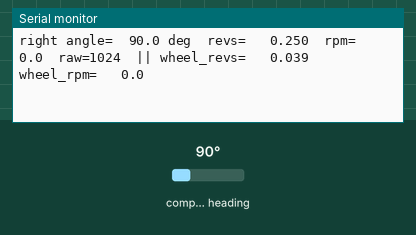
The sketch below on a simulated ESP32. Shown: the last lines printed to the serial monitor. Wiring (inferred from the names in the program): AS5600 angle sensor at I2C address 0x36. Inputs (shaded band) come from the test bench; at power-on: compass heading 90°.

Above: at 1.4 s.
1.5 s: compass heading set to 7°
At 1.53 s:
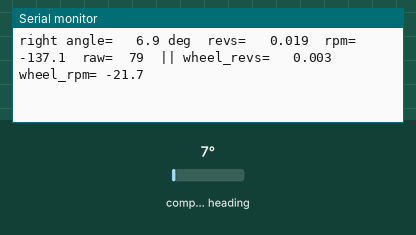
3.0 s: compass heading set to 10°
At 3.03 s:
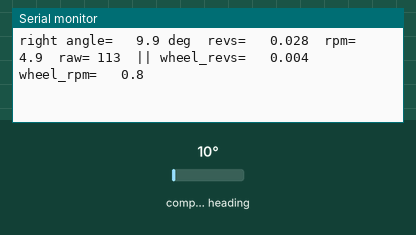

The sketch:

bench_encoders_as5600_test.ino
```cpp
// ===== Llama Robot: Dual AS5600 Encoder Bench Test =====
//
// Standalone sanity check for two AS5600 magnetic encoders wired to an ESP32
// over I2C. Confirms each magnet is present and well aligned, then streams
// angle, unwrapped position, and RPM for both so you can spin each wheel by
// hand and watch the right numbers move. No libraries beyond Wire.h -- talks
// to each AS5600 directly over its I2C register map.
//
// Same pins as robot_encoders_as5600.ino, one bus per encoder because the
// AS5600's address (0x36) is fixed:
//   Left  (Wire,  SDA=GPIO21, SCL=GPIO22)
//   Right (Wire1, SDA=GPIO18, SCL=GPIO19)
//   Both: VCC->3.3V, GND->GND.
// Most AS5600 breakout boards already have SDA/SCL pull-ups on board.
//
// An encoder that isn't connected just reports a missing magnet; the other
// one keeps working, so this also tests a single encoder.

#include <Wire.h>

// ================= I2C pins =================
#define SDA_L 18
#define SCL_L 19
#define SDA_R 33
#define SCL_R 32

// ================= AS5600 registers =================
const uint8_t AS5600_ADDR   = 0x36;
const uint8_t REG_STATUS    = 0x0B;
const uint8_t REG_RAW_ANGLE = 0x0C; // 12-bit, 0..4095, unfiltered
const uint8_t REG_AGC       = 0x1A;
const uint8_t REG_MAGNITUDE = 0x1B;

const uint8_t STATUS_MD = 0x20; // magnet detected
const uint8_t STATUS_ML = 0x10; // magnet too weak
const uint8_t STATUS_MH = 0x08; // magnet too strong

// ================= Settings =================
const uint32_t PRINT_DT_MS = 100; // ~10 Hz status output

// Gear reduction between the AS5600's shaft and the wheel: wheel turns are
// the encoder's turns divided by this ratio. Measured empirically: 10 real
// wheel revs read as 6.3 at GEAR_RATIO=7.0, so true ratio = 7.0*(6.3/10).
const float GEAR_RATIO = 6.33f;

// ================= State =================
struct Encoder {
  const char *name;
  TwoWire *bus;
  int sda, scl;
  int32_t counts;      // cumulative 12-bit counts, no wraparound
  int32_t lastPrintCounts;
  int lastRaw;
  bool present;        // false = nothing answering on this bus
};
Encoder enc[2] = {
  {"left",  &Wire,  SDA_L, SCL_L, 0, 0, -1, false},
  {"right", &Wire1, SDA_R, SCL_R, 0, 0, -1, false},
};

// The encoders sit next to the wheels and get damaged, so one of them being gone is a
// normal state, not an error. Everything below carries on with whatever is still there:
// a missing encoder is re-probed periodically (so it reappears on its own if reconnected
// or replaced) and reported as absent rather than reading as a stationary wheel, which is
// what a fabricated 0 would look like.
const uint32_t RECHECK_DT_MS = 2000;
uint32_t lastRecheckMs = 0;

uint32_t lastPrintMs = 0;

uint8_t readReg8(TwoWire &w, uint8_t reg) {
  w.beginTransmission(AS5600_ADDR);
  w.write(reg);
  w.endTransmission(false);
  w.requestFrom((int)AS5600_ADDR, 1);
  return w.available() ? w.read() : 0;
}

uint16_t readReg16(TwoWire &w, uint8_t reg) {
  w.beginTransmission(AS5600_ADDR);
  w.write(reg);
  w.endTransmission(false);
  w.requestFrom((int)AS5600_ADDR, 2);
  uint16_t hi = w.available() ? w.read() : 0;
  uint16_t lo = w.available() ? w.read() : 0;
  return ((hi << 8) | lo) & 0x0FFF;
}

// The AS5600's address is fixed at 0x36, so an address ping says whether anything is on
// this bus at all -- which separates a dead/unplugged encoder from a live one whose
// magnet is missing or misaligned (the latter answers, but reads AGC/magnitude 0).
bool busHasEncoder(TwoWire &w, int sda, int scl) {
  w.end();
  w.begin(sda, scl);
  w.setClock(400000);
  w.beginTransmission(AS5600_ADDR);
  return w.endTransmission() == 0;
}

// Try the configured pin order, then the swapped order. SDA/SCL transposed against a
// sketch's own wiring comment has caused more than one "the sensor is dead" hunt in this
// firmware, so check rather than trust the #defines.
bool probeEncoder(Encoder &e) {
  if (busHasEncoder(*e.bus, e.sda, e.scl)) return true;
  if (busHasEncoder(*e.bus, e.scl, e.sda)) {
    Serial.printf("[%s] found with SDA/SCL SWAPPED (SDA=%d SCL=%d) -- fix the #defines\n",
                  e.name, e.scl, e.sda);
    return true;
  }
  busHasEncoder(*e.bus, e.sda, e.scl);   // leave the bus on the configured order
  return false;
}

// Read the magnet status and seed the counter. Only called for an encoder that answered.
void reportMagnet(Encoder &e) {
  uint8_t status = readReg8(*e.bus, REG_STATUS);
  Serial.printf("[%s] ", e.name);
  if (!(status & STATUS_MD)) {
    Serial.println("responding, but NO MAGNET detected -- check alignment.");
  } else {
    Serial.print("Magnet detected.");
    if (status & STATUS_ML) Serial.print(" Too weak, move magnet closer.");
    if (status & STATUS_MH) Serial.print(" Too strong, move magnet farther.");
    Serial.println();
  }
  Serial.printf("[%s] AGC: %u  Magnitude: %u\n", e.name,
                readReg8(*e.bus, REG_AGC), readReg16(*e.bus, REG_MAGNITUDE));
  e.lastRaw = readReg16(*e.bus, REG_RAW_ANGLE);
  e.counts = e.lastRaw;
  e.lastPrintCounts = e.counts;
}

// ================= Setup =================
void setup() {
  Serial.begin(115200);
  delay(200);

  Serial.println("===== Dual AS5600 Encoder Test =====");

  uint8_t found = 0;
  for (int i = 0; i < 2; i++) {
    Encoder &e = enc[i];
    e.present = probeEncoder(e);
    if (e.present) {
      Serial.printf("[%s] AS5600 at 0x%02X on SDA=%d SCL=%d\n",
                    e.name, AS5600_ADDR, e.sda, e.scl);
      reportMagnet(e);
      found++;
    } else {
      Serial.printf("[%s] NOT RESPONDING on SDA=%d SCL=%d (either order) -- "
                    "check VCC/GND/wiring\n", e.name, e.sda, e.scl);
    }
  }
  Serial.printf("%u of 2 encoders responding; re-probing missing ones every %lu ms.\n",
                found, (unsigned long)RECHECK_DT_MS);

  lastPrintMs = millis();
  lastRecheckMs = millis();
}

// ================= Loop =================
void loop() {
  // Poll every pass so fast spins never skip more than half a rev between
  // reads (unwrap breaks past that).
  int raws[2];
  for (int i = 0; i < 2; i++) {
    Encoder &e = enc[i];
    if (!e.present) {
      raws[i] = -1;
      continue;       // nothing to read; do not invent a count
    }
    int raw = readReg16(*e.bus, REG_RAW_ANGLE);
    int delta = raw - e.lastRaw;
    if (delta > 2048) delta -= 4096;
    if (delta < -2048) delta += 4096;
    e.counts += delta;
    e.lastRaw = raw;
    raws[i] = raw;
  }

  // Re-probe anything missing, so a reconnected or replaced encoder comes back without
  // a reboot. Costs one address ping per bus every RECHECK_DT_MS.
  if (millis() - lastRecheckMs >= RECHECK_DT_MS) {
    lastRecheckMs = millis();
    for (int i = 0; i < 2; i++) {
      Encoder &e = enc[i];
      if (e.present) continue;
      if (probeEncoder(e)) {
        e.present = true;
        Serial.printf("[%s] came back on SDA=%d SCL=%d\n", e.name, e.sda, e.scl);
        reportMagnet(e);
      }
    }
  }

  uint32_t now = millis();
  if (now - lastPrintMs >= PRINT_DT_MS) {
    float dt_s = (now - lastPrintMs) / 1000.0f;
    for (int i = 0; i < 2; i++) {
      Encoder &e = enc[i];
      if (!e.present) {
        // A distinct line, not a row of zeros: zeros are indistinguishable from a wheel
        // that simply is not turning, which is the one reading that must never be faked.
        Serial.printf("%-5s NOT_RESPONDING\n", e.name);
        continue;
      }
      float angleDeg = raws[i] * 360.0f / 4096.0f;
      float revs = e.counts / 4096.0f;
      float rpm = ((e.counts - e.lastPrintCounts) / 4096.0f) / dt_s * 60.0f;
      Serial.printf("%-5s angle=%6.1f deg  revs=%8.3f  rpm=%7.1f  raw=%4d  || wheel_revs=%8.3f  wheel_rpm=%6.1f\n",
                    enc[i].name, angleDeg, revs, rpm, raws[i], revs / GEAR_RATIO, rpm / GEAR_RATIO);
      e.lastPrintCounts = e.counts;
    }
    lastPrintMs = now;
  }
}
```

Measured:
- the behaviour switches between 8 and 9° on compass heading (found by bisection; images 1 and 2)
- after the input at 1.5 s, the serial monitor: prints a new line at once (image 1)
- after the input at 3.0 s, the serial monitor: prints a new line at once (image 2)
